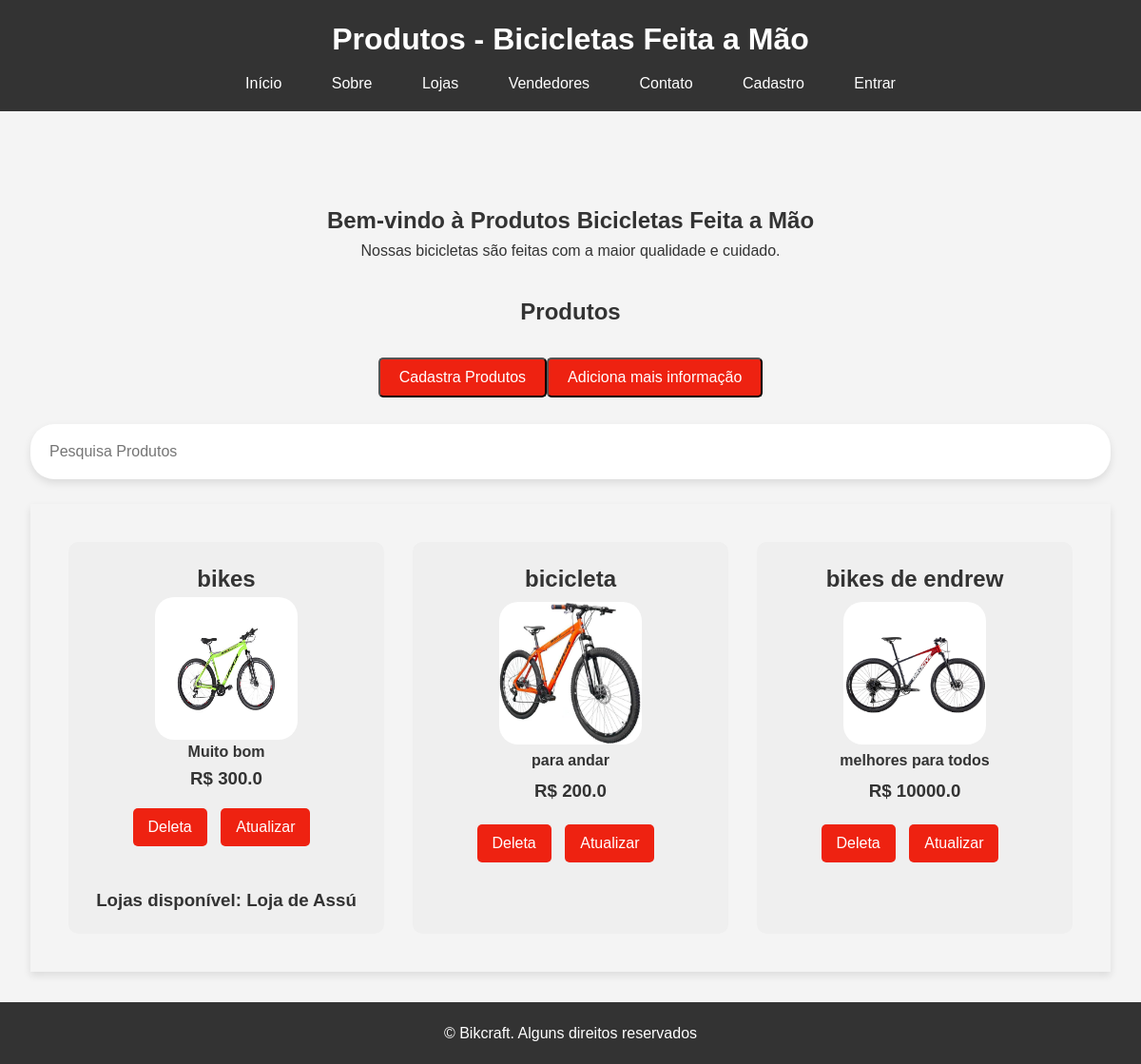
/produtos/, run on an earlier commit of the app's database.
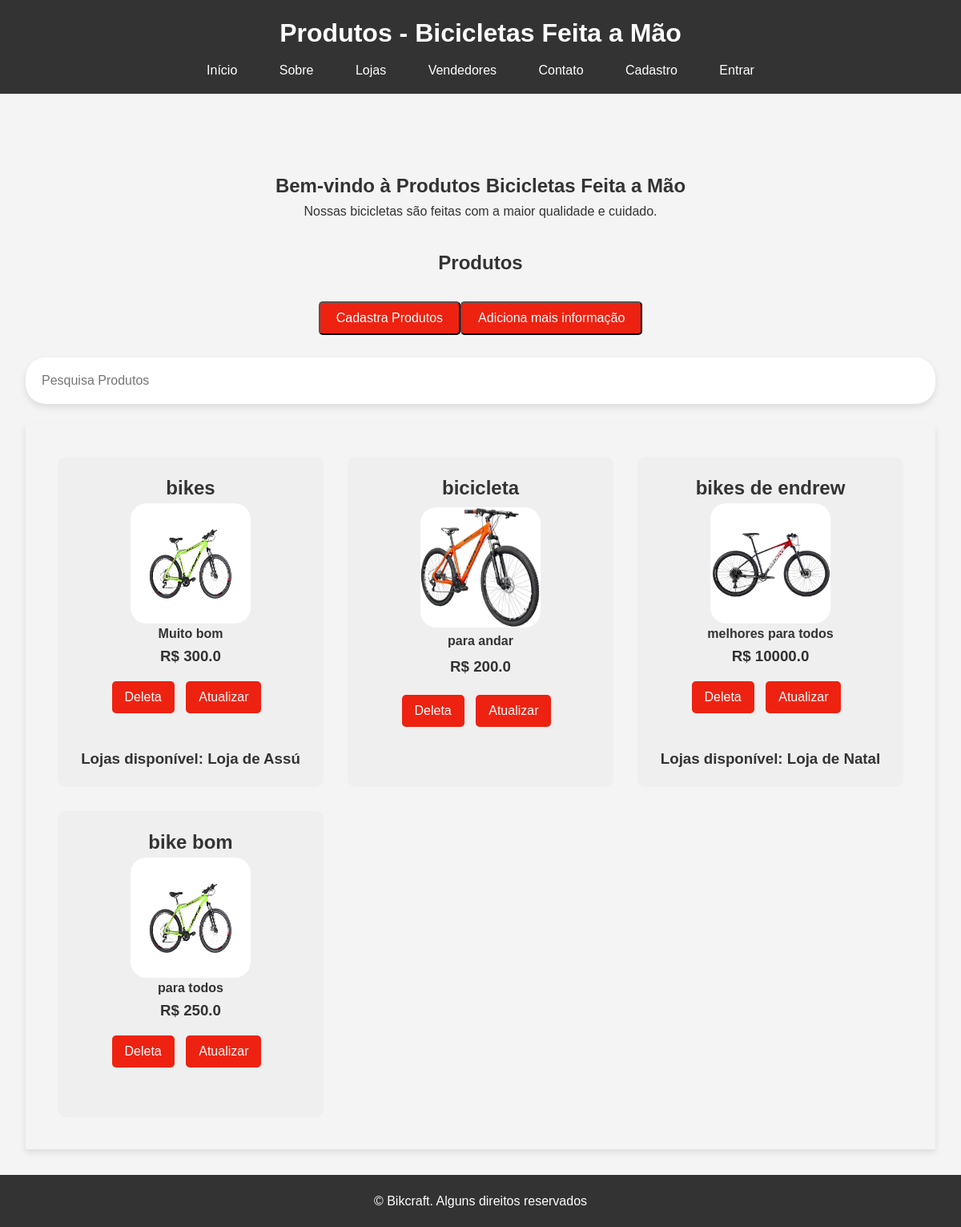
And on a later commit of the database.
### bikcraft/models.py (models this page shows, shortened)
class Bike(models.Model):
    modelo = models.CharField(max_length=255, verbose_name='Modelo')
    preco = models.FloatField(verbose_name='Preço')
    descricao = models.TextField(verbose_name='Descrição')
    foto = models.ImageField(upload_to='media/bikcraft/', blank=True, null=True, verbose_name='Foto')

class Lojas(models.Model):
    nome = models.CharField(max_length=30, verbose_name='Nome da Loja')
    produtos = models.ManyToManyField(Bike, verbose_name='Produtos')
    cnpj = models.CharField(max_length=25, verbose_name='CNPJ')
    detalhe = models.TextField(blank=True, null=True, verbose_name='Descrição')
    def __str__(self):
        return self.nome

### bikcraft/views.py (the view)
# urls.py: path('produtos/', views.produtos, name='pagina-produtos'),
def produtos(request):
    bike = Bike.objects.all()
    return render(request, 'produtos.html', {'produtos': bike})

### bikcraft/templates/produtos.html
{% extends "base/produtos.html" %}
{% load static %}
{% block conteudo %}
<main>
    <section id="home">
        <h2><center>Bem-vindo à Produtos Bicicletas Feita a Mão</center></h2>
        <p><center>Nossas bicicletas são feitas com a maior qualidade e cuidado.</center></p>
    </section>
    <h2><center>Produtos</center></h2>
    <br>
    <div class="button-cadastra">
        <a href='{% url "pagina-cadastraprodutos" %}'><button>Cadastra Produtos</button></a>
        <a href='{% url "cadastra-detalhe" %}'><button>Adiciona mais informação</button></a>
    </div>
    <br>
    <div class='col-12'>
        <input type='text' class='form-control' id='search' placeholder='Pesquisa Produtos'>
    </div>
    <br>
    <section id="products">
        {% for produto in produtos %}
            <div class='product-card'>
                <h2>{{produto.modelo}}</h2>
                <img class='foto' src='{{produto.foto.url}}'/>
                <h4>{{produto.descricao}}</h4>
                <h3> R$ {{produto.preco}}</h3>
                <div class="button-container">
                    <a href='{% url "deleta-produtos" produto.id %}'><button>Deleta</button></a>
                    <a id='atualizado' href='{% url "pagina-atualizado" produto.id %}'><button id='atualiza'>Atualizar</button></a>
                </div>
                <br>
                <div class='lista_lojas'>
                    {% for loja in produto.lojas_set.all %}
                        <h3>Lojas disponível: {{loja}}</h3>
                    {% endfor %}
                </div>
            </div>
        {% endfor %}
    </section>
</main>
{% endblock conteudo %}

### templates/base/produtos.html (shortened to what this page needs)
{% load static %}
<!DOCTYPE html>
<html lang="pt-BR">
<head>
    <link rel="stylesheet" href="{% static 'bikes/css/produtos.css' %}">
</head>
<body>
    <header>
        <h1>Produtos - Bicicletas Feita a Mão</h1>
        <nav>
            <ul>
                <li><a href='{% url "pagina-inicial" %}'>Início</a></li>
                <li><a href="{% url "pagina-sobre" %}">Sobre</a></li>
                <li><a href='{% url "pagina-loja" %}'>Lojas</a></li>
                <li><a href='{% url "pagina-vendedores" %}'>Vendedores</a></li>
                <li><a href="{% url "pagina-contados" %}">Contato</a></li>
                {% if request.user.is_authenticated %}
                    <li><a href='{% url "sair" %}'>Sair</a></li>
                {% else %}
                    <li><a href='{% url "cadastra-usuario" %}'>Cadastro</a></li>
                    <li><a href='{% url "acessar" %}'>Entrar</a></li>
                {% endif %}
            </ul>
        </nav>
    </header>
    {% block conteudo %}{% endblock conteudo %}
    <footer>
        <p>&copy; Bikcraft. Alguns direitos reservados</p>
    </footer>
</body>
</html>

### templates/static/bikes/css/produtos.css (style rules this page uses)
* { margin: 0; padding: 0; box-sizing: border-box; }
body { font-family: Arial, sans-serif; line-height: 1.6; background-color: #f4f4f4; color: #333; }
#home { text-align: center; margin: 4rem; }
header { background: #333; color: #fff; padding: 1rem 0; text-align: center; }
header h1 { margin-bottom: 0.5rem; }
nav ul { list-style: none; }
nav ul li { display: inline; margin: 0 0.5rem; }
nav ul li a { color: #fff; text-decoration: none; padding: 0.5rem 1rem; }
main { padding: 2rem; }
section#home { margin-bottom: 2rem; }
section#products { display: grid; gap: 30px; padding: 40px; box-shadow: 0 4px 8px rgba(0, 0, 0, 0.1); }
.col-12 { display: flex; align-items: center; background-color: #fff; padding: 10px; border-radius: 25px; box-shadow: 0 4px 8px rgba(0, 0, 0, 0.1); }
.form-control { border: none; outline: none; padding: 10px; width: 300px; border-radius: 25px 0 0 25px; font-size: 16px; }
.button-cadastra { display: flex; justify-content: center; align-items: center; height: 6vh; }
.button-cadastra button { padding: 10px 20px; font-size: 16px; cursor: pointer; background-color: #e21; color: #fff; border-radius: 5px; }
.button-container { margin-top: 1rem; }
.button-container button { display: inline-block; margin-right: 10px; font-size: 16px; cursor: pointer; background: #e21; color: #fff; padding: 0.7rem 1.0rem; border: none; border-radius: 5px; }
#products { display: grid; grid-template-columns: repeat(3, 1fr); gap: 30px; padding: 40px; }
.lista_lojas { margin-top: 1rem; }
.product-card { background: #efefef; grid-template-columns: 1fr; border-radius: 10px; padding: 20px 0px; justify-items: center; display: grid; }
.foto { width: 150px; height: 150px; border-radius: 20px; }
p { text-align: center; }
footer { background: #333; color: #fff; text-align: center; padding: 20px 0; }
footer p { margin: 0; }

What changed in the data, as far as the page shows it:
added Lojas: nome "Loja de Natal", shown under Bike "bikes de endrew"
added Bike: modelo "bike bom", foto (picture), descricao "para todos", preco "250.0"
